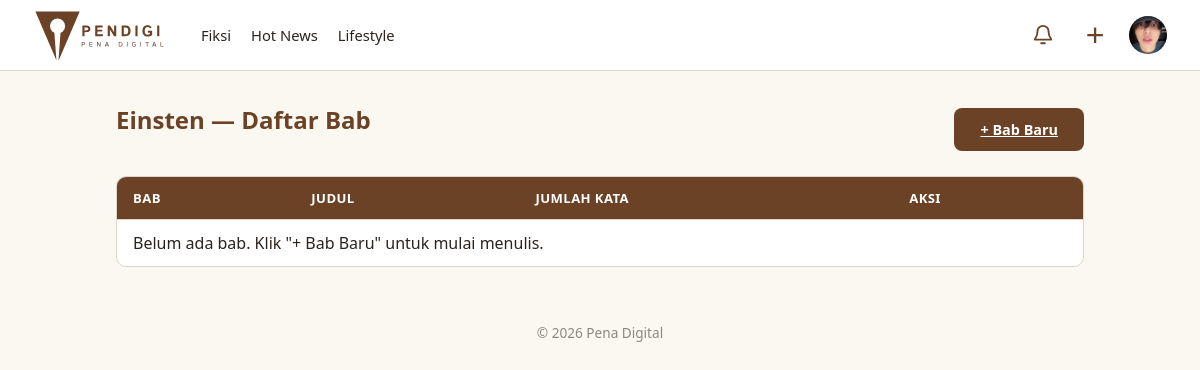
The page /fiksi/7/bab/ (signed in) on the database its author committed.
### articles/models.py (models this page shows, shortened)
class Categories(models.Model):
    name = models.CharField(max_length=50, unique=True)
    class Meta:
        verbose_name_plural = "Categories"

### accounts/models.py (models this page shows, shortened)
class Users(AbstractUser):
    role = models.CharField(
        max_length=20,
        choices=Role.choices,
        default=Role.PEMBACA
    )
    status_kontributor = models.CharField(
        max_length=20,
        choices=StatusKontributor.choices,
        default=StatusKontributor.NONE
    )
    profile_picture = models.ImageField(upload_to='profile_pictures/', null=True, blank=True)
    bio = models.CharField(max_length=150, blank=True)
    banner_picture = models.ImageField(
        upload_to='profile_banners/',
        blank=True,
        null=True,
    )

### fiction/models.py (models this page shows, shortened)
class Stories(models.Model):
    author = models.ForeignKey(
        Users, on_delete=models.CASCADE,
        limit_choices_to={'status_kontributor': StatusKontributor.APPROVED},
        related_name='stories'
    )
    title = models.CharField(max_length=150)
    cover = models.ImageField(upload_to='stories/covers/', null=True, blank=True)
    description = models.TextField()
    genre = models.CharField(max_length=20, choices=GenreFiksi.choices)
    tags = models.CharField(max_length=200, blank=True, help_text="Pisahkan tag dengan spasi")
    target_pembaca = models.CharField(max_length=20, choices=TargetPembaca.choices, default=TargetPembaca.UMUM)
    status = models.CharField(max_length=20, choices=StatusStory.choices, default=StatusStory.PENDING)
    is_completed = models.BooleanField(default=False)
    views_count = models.PositiveIntegerField(default=0)
    created_at = models.DateTimeField(auto_now_add=True)
    published_at = models.DateTimeField(null=True, blank=True)
    class Meta:
        ordering = ['-created_at']
        verbose_name_plural = "Stories"

### fiction/views.py (the view)
# urls.py: path('<int:story_id>/bab/', views.chapter_list, name='chapter_list'),
@login_required
def chapter_list(request, story_id):
    story = get_object_or_404(Stories, pk=story_id, author=request.user)
    chapters = Chapters.objects.filter(
        story=story,
        status=StatusChapter.APPROVED
    ).order_by('chapter_number')
    return render(request, 'fiction/chapter_list.html', {'story': story, 'chapters': chapters})

### articles/context_processor.py (called while the page is built)
def navbar_categories(request):
    return {
        'navbar_categories': Categories.objects.all().order_by('name')
    }

### fiction/context_processors.py (called while the page is built)
def fiction_navigation(request):
    all_tags_raw = (
        Stories.objects
        .filter(status=StatusStory.APPROVED)
        .exclude(tags='')
        .values_list('tags', flat=True)
    )
    unique_tags = set()
    for tag_string in all_tags_raw:
        for tag in tag_string.split():
            tag = tag.strip().lower()
            if tag:
                unique_tags.add(tag)
    return {
        'fiction_tags': sorted(unique_tags),
    }

### interactions/context_processors.py (called while the page is built)
def navbar_notifications(request):
    if not request.user.is_authenticated:
        return {
            'navbar_notifications': [],
            'navbar_unread_count': 0,
        }
    from .models import Activity
    activities = (
        Activity.objects
        .filter(recipient=request.user)
        .select_related(
            'actor',
            'article',
            'chapter',
            'chapter__story',
        )
        .order_by('-created_at')
    )
    return {
        'navbar_notifications': activities[:5],
        'navbar_unread_count': activities.filter(
            is_read=False
        ).count(),
    }

### fiction/templates/fiction/chapter_list.html (shortened to what this page needs)
{% extends 'fiction/fiction_base.html' %}
{% load static %}
{% block extra_css %}
    <link rel="stylesheet" href="{% static 'css/table.css' %}">
{% endblock %}
{% block fiction_content %}
<div class="page">
    <div class="page-header-row">
        <h1 class="section-title">{{ story.title }} — Daftar Bab</h1>
        <a href="{% url 'fiction:add_chapter' story.pk %}" class="btn-primary">+ Bab Baru</a>
    </div>
    <table class="data-table">
        <thead><tr><th>Bab</th><th>Judul</th><th>Jumlah Kata</th><th>Aksi</th></tr></thead>
        <tbody>
            {% for chapter in chapters %}
            <tr>
                <td>Bab {{ chapter.chapter_number }}</td>
                <td>{{ chapter.title }}</td>
                <td>{{ chapter.word_count }} kata</td>
                <td>
                    <div class="table-actions">
                        <a href="{% url 'fiction:edit_chapter' story.pk chapter.pk %}" class="edit-link">Edit</a>
                        <form action="{% url 'fiction:delete_chapter' story.pk chapter.pk %}" method="post" onsubmit="return confirm('Hapus bab ini?');">
                            {% csrf_token %}
                            <button type="submit" class="btn-reject">Hapus</button>
                        </form>
                    </div>
                </td>
            </tr>
            {% empty %}
            <tr><td colspan="4">Belum ada bab. Klik "+ Bab Baru" untuk mulai menulis.</td></tr>
            {% endfor %}
        </tbody>
    </table>
</div>
{% endblock %}

### templates/app_base.html (shortened to what this page needs)
{% extends 'base.html' %}
{% load static %}
{% block body %}
<header class="navbar">
    <a
        href="{% url 'articles:article_list' %}"
        class="brand"
    >
        <img
            src="{% static 'images/pendigi-logo-tulisan.svg' %}"
            alt="Pena Digital"
            class="logo"
        >
    </a>
    <div
        class="navbar-collapse"
        id="navbarCollapse"
    >
        <nav class="nav-links">
            {% for cat in navbar_categories %}
                {% if cat.name|lower != 'non-fiksi' %}
                    {% if cat.name|lower == 'fiksi' %}
                        <a href="{% url 'fiction:story_list' %}">
                            {{ cat.name }}
                        </a>
                    {% else %}
                        <a href="{% url 'articles:article_list' %}?kategori={{ cat.name|urlencode }}">
                            {{ cat.name }}
                        </a>
                    {% endif %}
                {% endif %}
            {% endfor %}
        </nav>
        <div class="navbar-actions">
            {% if user.is_authenticated %}
            <div class="navbar-dropdown notification-dropdown">
                <button
                    type="button"
                    class="navbar-icon-button notification-button"
                    aria-label="Notifikasi"
                    aria-expanded="false"
                    title="Notifikasi"
                >
                    <svg
                        xmlns="http://www.w3.org/2000/svg"
                        width="22"
                        height="22"
                        viewBox="0 0 24 24"
                        fill="none"
                        stroke="currentColor"
                        stroke-width="2"
                        stroke-linecap="round"
                        stroke-linejoin="round"
                    >
                        <path d="M18 8a6 6 0 0 0-12 0c0 7-3 7-3 9h18c0-2-3-2-3-9"/>
                        <path d="M10 21h4"/>
                    </svg>
                </button>
            </div>
                {% if user.status_kontributor == 'approved' and user.role != 'admin' %}
                    <div class="navbar-dropdown create-dropdown">
                        <button
                            type="button"
                            class="navbar-icon-button"
                            aria-label="Buat konten"
                            aria-expanded="false"
                        >
                            <span class="plus-icon">+</span>
                        </button>
                    </div>
                {% endif %}
                <div class="navbar-dropdown profile-dropdown">
                    <button
                        type="button"
                        class="navbar-profile-button"
                        aria-label="Menu profil"
                        aria-expanded="false"
                    >
                        {% if user.profile_picture %}
                            <img
                                src="{{ user.profile_picture.url }}"
                                alt="{{ user.username }}"
                                class="navbar-profile-avatar"
                            >
                        {% else %}
                            <span class="navbar-profile-avatar navbar-profile-placeholder">
                                {{ user.username|first|upper }}
                            </span>
                        {% endif %}
                    </button>
                </div>
            {% endif %}
        </div>
    </div>
</header>
<main class="content">
    {% block content %}
    {% endblock %}
</main>
<footer class="footer">
    <p>
        &copy; {% now 'Y' %} Pena Digital
    </p>
</footer>
{% endblock %}

### static/css/base.css (style rules this page uses)
:root { --paper: #FBF8F2; --ink: #2F5D50; --ink-dark: #234840; --brown: #6B4226; --brown-dark: #54331d; --divider: #DDD6C9; --text: #2A2420; }
* { box-sizing: border-box; margin: 0; padding: 0; }
body { font-family: system-ui, -apple-system, sans-serif; background: var(--paper); color: var(--text); }
a { color: inherit; }
.content { max-width: 1000px; margin: 32px auto; padding: 0 16px; }
.footer { text-align: center; padding: 24px; color: #8a8880; font-size: 0.85rem; }
.section-title { font-size: 1.5rem; color: var(--brown); margin-bottom: 20px; }
.btn-primary { padding: 12px 26px; border: none; border-radius: 8px; background: var(--brown); color: #fff; font-weight: 600; font-size: 0.9rem; cursor: pointer; transition: background .15s ease; }
.navbar { position: relative; display: flex; align-items: center; width: 100%; padding: 10px 32px; background: #fff; border-bottom: 1px solid var(--divider); gap: 28px; z-index: 1000; }
.brand { display: flex; align-items: center; flex-shrink: 0; text-decoration: none; }
.logo { display: block; width: auto; height: 50px; }
.navbar-collapse { display: flex; align-items: center; justify-content: space-between; flex: 1; min-width: 0; gap: 24px; }
.nav-links { display: flex; align-items: center; gap: 20px; white-space: nowrap; }
.nav-links a { color: var(--text); font-size: 0.92rem; text-decoration: none; transition: color .15s ease; }
.navbar-actions { display: flex; align-items: center; gap: 14px; flex-shrink: 0; }
.navbar-icon-button { display: flex; align-items: center; justify-content: center; width: 38px; height: 38px; padding: 0; border: none; background: transparent; color: var(--brown); cursor: pointer; border-radius: 50%; transition: background .15s ease, color .15s ease; }
.plus-icon { font-size: 32px; font-weight: 300; line-height: 1; }
.navbar-profile-button { display: flex; align-items: center; justify-content: center; width: 40px; height: 40px; padding: 0; border: none; background: transparent; cursor: pointer; border-radius: 50%; }
.navbar-profile-avatar { display: flex; align-items: center; justify-content: center; width: 38px; height: 38px; border-radius: 50%; object-fit: cover; background: #d8d3c8; color: var(--text); font-size: .9rem; font-weight: 600; }
.navbar-dropdown { position: relative; }
.notification-dropdown { position: relative; }
.notification-button { position: relative; display: flex; align-items: center; justify-content: center; }
.notification-button { position: relative; }

### static/css/table.css (style rules this page uses)
.data-table { width: 100%; border-collapse: separate; border-spacing: 0; background: #fff; border: 1px solid var(--divider); border-radius: 10px; overflow: hidden; }
.data-table th, .data-table td { padding: 12px 16px; text-align: left; border-bottom: 1px solid var(--divider); }
.data-table th { background: var(--brown); color: #fff; font-size: 0.82rem; font-weight: 600; text-transform: uppercase; letter-spacing: 0.03em; }
.data-table tbody tr:last-child td { border-bottom: none; }
.page-header-row { display: flex; justify-content: space-between; align-items: center; margin-bottom: 20px; }

### rows shown on the page
Categories: name "Fiksi"
Categories: name "Hot News"
Categories: name "Lifestyle"
Users: profile_picture (picture)
Stories: title "Einsten"
